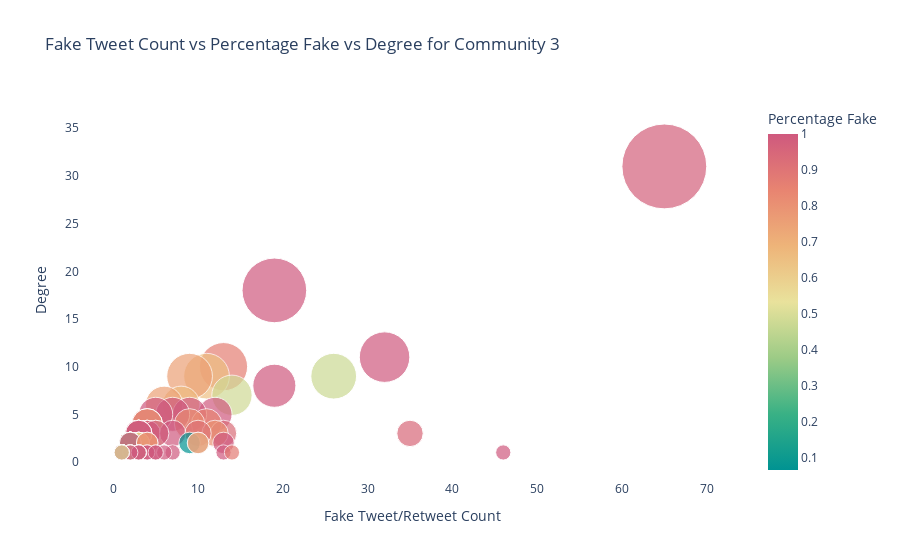

The notebook cell saved with this chart:
### Code cell
fig = px.scatter(com3_metrics, x="tweet_retweet_fake_count", y="degree", size = 'degree', color="percentage_fake",
                 hover_name="user_id", log_y=False, size_max=60, color_continuous_scale=px.colors.diverging.Temps,
                title="Fake Tweet Count vs Percentage Fake vs Degree for Community 3",
                labels={
                     "tweet_retweet_fake_count": "Fake Tweet/Retweet Count",
                     "degree": "Degree",
                     "percentage_fake": "Percentage Fake"
                 })
fig.layout.plot_bgcolor = 'rgb(255,255,255)'
fig.show()

### Figure 1 — Plotly figure (JSON) as saved in the notebook; plotly's stock layout.template omitted (floating-point values rounded to 4 significant figures; data arrays with more than 128 entries replaced by an {"elided": "..."} marker saying what was removed)
{"data": [{"hovertemplate": "<b>%{hovertext}</b><br><br>Fake Tweet/Retweet Count=%{x}<br>Degree=%{marker.size}<br>Percentage Fake=%{marker.color}<extra></extra>", "hovertext": {"elided": "176 int values"}, "legendgroup": "", "marker": {"color": {"elided": "176 float values"}, "coloraxis": "coloraxis", "size": {"elided": "176 int values"}, "sizemode": "area", "sizeref": 0.008611, "symbol": "circle"}, "mode": "markers", "name": "", "orientation": "v", "showlegend": false, "type": "scatter", "x": {"elided": "176 int values"}, "xaxis": "x", "y": {"elided": "176 int values"}, "yaxis": "y"}], "layout": {"coloraxis": {"colorbar": {"title": {"text": "Percentage Fake"}}, "colorscale": [[0, "rgb(0, 147, 146)"], [0.1667, "rgb(57, 177, 133)"], [0.3333, "rgb(156, 203, 134)"], [0.5, "rgb(233, 226, 156)"], [0.6667, "rgb(238, 180, 121)"], [0.8333, "rgb(232, 132, 113)"], [1, "rgb(207, 89, 126)"]]}, "legend": {"itemsizing": "constant", "tracegroupgap": 0}, "plot_bgcolor": "rgb(255,255,255)", "title": {"text": "Fake Tweet Count vs Percentage Fake vs Degree for Community 3"}, "xaxis": {"anchor": "y", "domain": [0, 1], "title": {"text": "Fake Tweet/Retweet Count"}}, "yaxis": {"anchor": "x", "domain": [0, 1], "title": {"text": "Degree"}}}}
